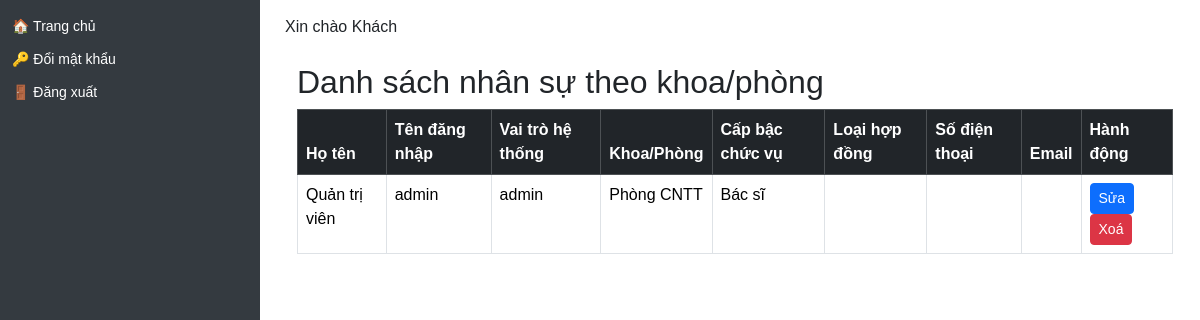
The app's page /users-by-department, older data.
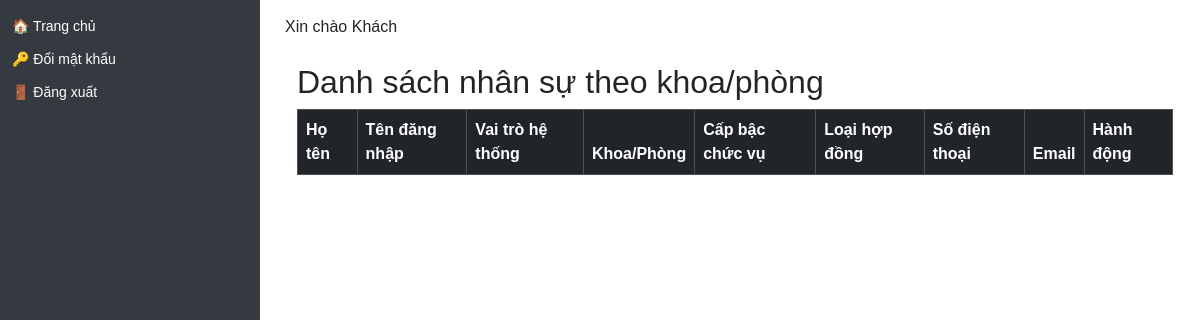
The same page, newer data.
### models/user.py (models this page shows)
class User(db.Model, UserMixin):
    __tablename__ = 'user'
    id = db.Column(db.Integer, primary_key=True)
    name = db.Column(db.String(100), nullable=False)
    username = db.Column(db.String(50), unique=True, nullable=False)
    password = db.Column(db.String(100), nullable=False)
    role = db.Column(db.String(20))  # admin / manager / user
    department = db.Column(db.String(100))
    position = db.Column(db.String(50))  # Bác sĩ / Điều dưỡng / KTV...
    contract_type = db.Column(db.String(50))  # Hợp đồng / Biên chế / v.v.
    email = db.Column(db.String(120))
    phone = db.Column(db.String(20))
    start_year = db.Column(db.Integer)  # ✅ Năm vào công tác (mới thêm)
    schedules = relationship("Schedule", back_populates="user")
    leave_requests = relationship('LeaveRequest', back_populates='user')

### app.py (the view)
@app.route('/users-by-department')
def users_by_department():
    user_role = session.get('role')
    user_dept = session.get('department')
    user_name = session.get('name')  # Thêm dòng này
    if user_role in ['manager', 'user']:
        users = User.query.filter(User.department == user_dept).order_by(User.name).all()
        departments = [user_dept]
        selected_department = user_dept
    else:
        departments = [d[0] for d in db.session.query(User.department).filter(User.department != None).distinct().all()]
        selected_department = request.args.get('department')
        if selected_department:
            users = User.query.filter(User.department == selected_department).order_by(User.name).all()
        else:
            users = User.query.order_by(User.department, User.name).all()
    user_name = session.get('name')
    app.logger.info(f"[USER_VIEW] User '{user_name}' ({user_role}) xem danh sách nhân sự khoa '{selected_department}'")
    return render_template(
        'users_by_department.html',
        users=users,
        departments=departments,
        selected_department=selected_department,
        current_user_role=user_role  # Truyền vào để template biết đang là role gì
    )

### app.py (called while the page is built)
@app.context_processor
def inject_user():
    user = None
    if 'user_id' in session:
        user = db.session.get(User, session['user_id'])
    return dict(user=user)

@app.context_processor
def inject_helpers():
    return dict(get_titled_names=get_titled_names)

@app.context_processor
def inject_helpers():
    return dict(get_titled_names=get_titled_names)

### templates/users_by_department.html (shortened to what this page needs)
{% extends "layout.html" %}
{% block content %}
<div class="container mt-4">
  <h2>Danh sách nhân sự theo khoa/phòng</h2>
  <table class="table table-bordered">
     <thead class="table-dark">
       <tr>
        <th>Họ tên</th>
        <th>Tên đăng nhập</th>
        <th>Vai trò hệ thống</th>
        <th>Khoa/Phòng</th>
        <th>Cấp bậc chức vụ</th>
        <th>Loại hợp đồng</th>
        <th>Số điện thoại</th>
        <th>Email</th>
        <th>Hành động</th>
       </tr>
    </thead>
    <tbody>
      {% for user in users %}
      <tr>
         <td>{{ user.name }}</td>
         <td>{{ user.username }}</td>
         <td>{{ user.role or '' }}</td>
         <td>{{ user.department }}</td>
         <td>{{ user.position or '' }}</td>
         <td>{{ user.contract_type or '' }}</td>
         <td>{{ user.phone or '' }}</td>
         <td>{{ user.email or '' }}</td>
         <td>
             <a href="/users/edit/{{ user.id }}" class="btn btn-sm btn-primary">Sửa</a>
             <a href="/users/delete/{{ user.id }}" class="btn btn-sm btn-danger" onclick="return confirm('Xác nhận xoá?')">Xoá</a>
         </td>
      </tr>
      {% endfor %}
    </tbody>
  </table>
</div>
{% endblock %}

### templates/layout.html (shortened to what this page needs)
<!DOCTYPE html>
<html lang="vi">
<head>
  <link rel="stylesheet" href="https://cdn.jsdelivr.net/npm/bootstrap@5.3.3/dist/css/bootstrap.min.css">
</head>
<body>
  <div class="sidebar">
    <ul>
      <li><a href="/">🏠 Trang chủ</a></li>
      <li><a href="/change-password">🔑 Đổi mật khẩu</a></li>
      <li><a href="/logout">🚪 Đăng xuất</a></li>
    </ul>
  </div>
  <div class="content">
    {% if user %}
      <p class="d-print-none">Xin chào {{ user.name }} ({{ user.role }})</p>
    {% else %}
      <p>Xin chào Khách</p>
    {% endif %}
    {% block content %}{% endblock %}
  </div>
</body>
</html>

### templates/layout.html (style rules this page uses)
body { margin: 0; font-family: Arial, sans-serif; }
.sidebar { height: 100vh; width: 260px; position: fixed; top: 0; left: 0; background-color: #343a40; padding-top: 10px; color: white; }
.sidebar ul { list-style-type: none; padding: 0; }
.sidebar ul li { padding: 6px 12px; font-size: 14px; }
.sidebar ul li a { color: white; text-decoration: none; display: block; }
.content { margin-left: 270px; padding: 15px; }

Row changes from the older to the newer data that the page shows:
removed User: name "Quản trị viên", username "admin", role "admin", department "Phòng CNTT", position "Bác sĩ"
